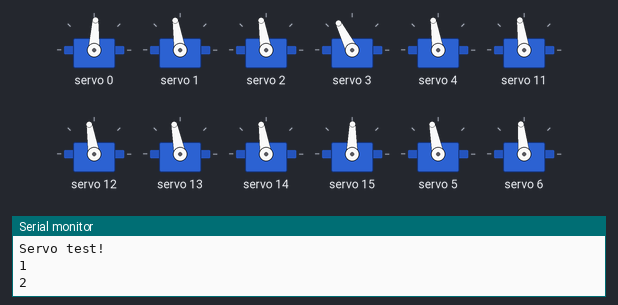
The sketch below on a simulated Arduino Uno, built with avr-gcc and run on an emulated ATmega328P. On the bench: 12 × servo, the last lines printed to the serial monitor.

Above: at 3.6 s.
At 4.5 s:
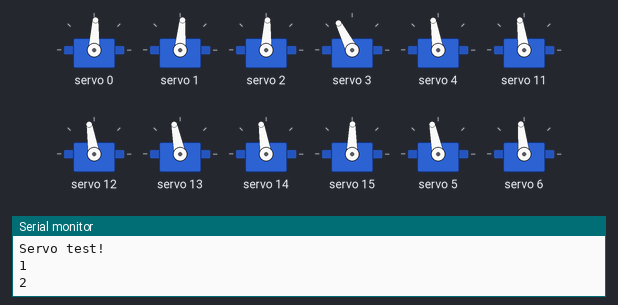
At 11.6 s:
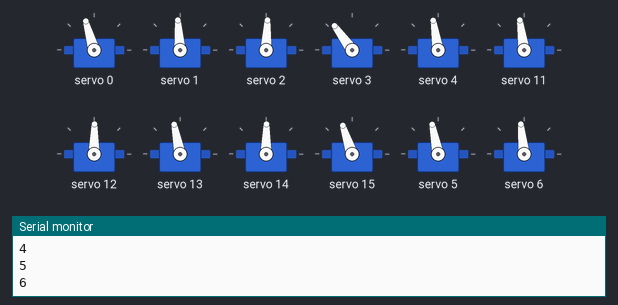
At 13.5 s:
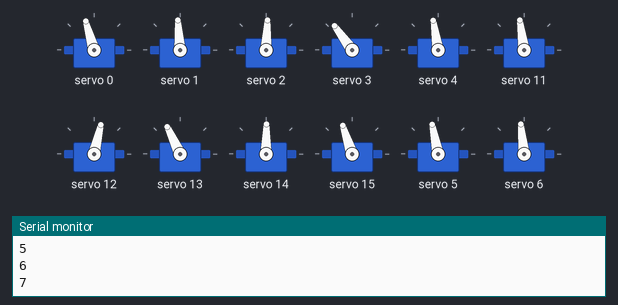
At 14.2 s:
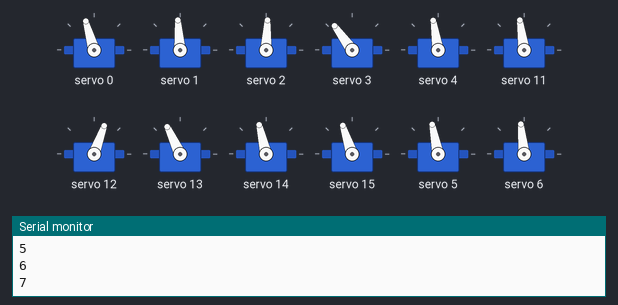
At 17.1 s:
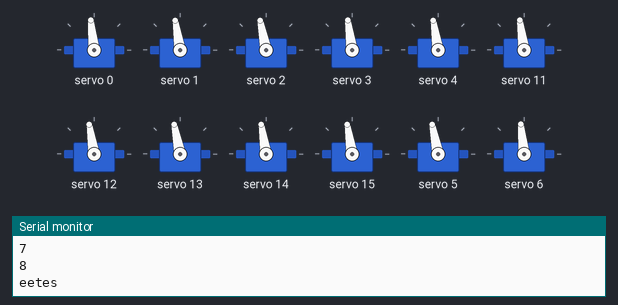
Timing chart, 0 to 18.6 s (numbered marks = the images above):
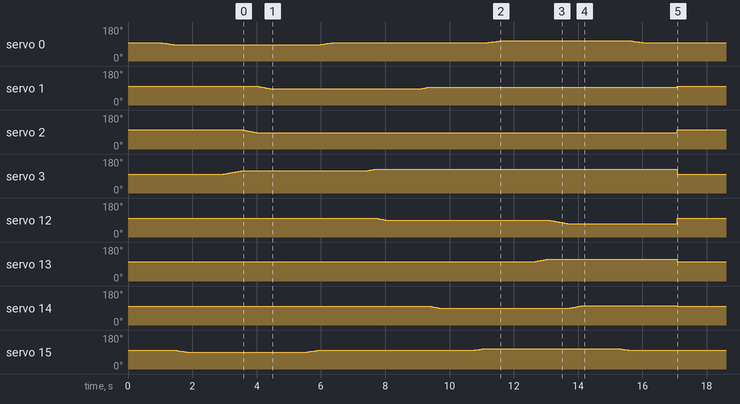

The sketch:

chaplawalk.ino
```cpp
#include <Wire.h>
#include <Adafruit_PWMServoDriver.h>

Adafruit_PWMServoDriver pwm = Adafruit_PWMServoDriver();

#define SERVOMIN 150  // Minimum pulse length count (approx. 0°)
#define SERVOMAX 500  // Maximum pulse length count (approx. 180°)
#define SERVO_FREQ 50 // Analog servos run at ~50 Hz PWM frequency

class CustomServo
{
public:
  int pinNum = 0;
  int defaultPosition = 0;
  int curPos = 0;
  CustomServo(int pinNum, int defaultPosition)
  {
    this->defaultPosition = defaultPosition;
    this->pinNum = pinNum;
    this->curPos = defaultPosition;
  }

  void CapitalMoveServo(int where)
  {
    pwm.setPWM(this->pinNum, 0, where);
    this->curPos = where;
  }

  void MoveServo(int shift, int delayNew)
  {

    if (shift >= 0)
    {
      for (int i = this->curPos; i <= shift + this->curPos; i++)
      {
        pwm.setPWM(this->pinNum, 0, i);
        delay(delayNew);
      }
    }

    else
    {
      for (int i = this->curPos; i >= this->curPos + shift; i--)
      {
        pwm.setPWM(this->pinNum, 0, i);
        delay(delayNew);
      }
    }
    this->curPos += shift;
  }
};

// legs
CustomServo *servo0 = new CustomServo(0, (SERVOMAX + SERVOMIN) / 2 - 10);
CustomServo *servo1 = new CustomServo(1, (SERVOMAX + SERVOMIN) / 2 - 5);
CustomServo *servo2 = new CustomServo(2, (SERVOMAX + SERVOMIN) / 2);
CustomServo *servo3 = new CustomServo(3, (SERVOMAX + SERVOMIN) / 2 - 7);
CustomServo *servo4 = new CustomServo(4, (SERVOMAX + SERVOMIN) / 2 - 5);
CustomServo *servo11 = new CustomServo(11, (SERVOMAX + SERVOMIN) / 2 - 6);
CustomServo *servo12 = new CustomServo(12, (SERVOMAX + SERVOMIN) / 2 - 5);
CustomServo *servo13 = new CustomServo(13, (SERVOMAX + SERVOMIN) / 2);
CustomServo *servo14 = new CustomServo(14, (SERVOMAX + SERVOMIN) / 2 - 5);
CustomServo *servo15 = new CustomServo(15, (SERVOMAX + SERVOMIN) / 2 - 5);

// arms
CustomServo *servo5 = new CustomServo(5, (SERVOMAX + SERVOMIN) / 2);
CustomServo *servo6 = new CustomServo(6, (SERVOMAX + SERVOMIN) / 2 - 10);
CustomServo *servo7 = new CustomServo(7, (SERVOMAX + SERVOMIN) / 2);
CustomServo *servo8 = new CustomServo(8, (SERVOMAX + SERVOMIN) / 2);
CustomServo *servo9 = new CustomServo(9, (SERVOMAX + SERVOMIN) / 2);
CustomServo *servo10 = new CustomServo(10, (SERVOMAX + SERVOMIN) / 2);

void defaultPose()
{
  // legs
  servo0->CapitalMoveServo(servo0->defaultPosition);
  servo1->CapitalMoveServo(servo1->defaultPosition);
  servo2->CapitalMoveServo(servo2->defaultPosition);
  servo3->CapitalMoveServo(servo3->defaultPosition);
  servo4->CapitalMoveServo(servo4->defaultPosition);
  servo11->CapitalMoveServo(servo11->defaultPosition);
  servo12->CapitalMoveServo(servo12->defaultPosition);
  servo13->CapitalMoveServo(servo13->defaultPosition);
  servo14->CapitalMoveServo(servo14->defaultPosition);
  servo15->CapitalMoveServo(servo15->defaultPosition);

  // arms
  servo5->CapitalMoveServo(servo5->defaultPosition);
  servo6->CapitalMoveServo(servo6->defaultPosition);
  servo7->CapitalMoveServo(servo7->defaultPosition);
  servo8->CapitalMoveServo(servo8->defaultPosition);
  servo9->CapitalMoveServo(servo9->defaultPosition);
  servo10->CapitalMoveServo(servo10->defaultPosition);
}

void setup()
{
  Serial.begin(9600);
  Serial.println("Servo test!");

  pwm.begin();
  pwm.setPWMFreq(SERVO_FREQ);

  Wire.setClock(400000);
  defaultPose();
  chaplaMove(1);
}

void chaplaMove(int num)
{
  for (int k = 0; k < num; k++)
  {
    delay(1001);
    Serial.println(1);
    servo0->MoveServo(-20, 20);
    servo15->MoveServo(-20, 20); // Stage 1

    delay(1001);
    Serial.println(2);
    servo3->MoveServo(40, 15); // Stage 2
    servo2->MoveServo(-30, 15);
    servo1->MoveServo(-30, 15);

    delay(1001);
    Serial.println(3);
    servo15->MoveServo(20, 20); // Stage 3
    servo0->MoveServo(20, 20);

    delay(1001);
    Serial.println(4);
    servo3->MoveServo(20, 15); // Stage 4
    servo12->MoveServo(-20, 15);

    delay(1001);
    Serial.println(5);
    servo1->MoveServo(20, 15); // Stage 5
    servo14->MoveServo(-20, 15);

    delay(1001);
    Serial.println(6);
    servo15->MoveServo(20, 20); // Stage 6
    servo0->MoveServo(20, 20);

    delay(1001);
    Serial.println(7);
    servo13->MoveServo(30, 15);
    servo12->MoveServo(-40, 15); // Stage 7
    servo14->MoveServo(30, 15);

    delay(1001);
    Serial.println(8);
    servo15->MoveServo(-20, 20); // Stage 8
    servo0->MoveServo(-20, 20);
    delay(1000);

    // Serial.println(9);
    // servo3->MoveServo(-60, 10); // Stage 9
    // servo12->MoveServo(60, 10);

    // servo2->MoveServo(30, 10);
    // servo13->MoveServo(-30, 10);
    // delay(1000);
    defaultPose();
  }
}

void loop()
{
  Serial.println("eetes");
  delay(1000);
}
```
